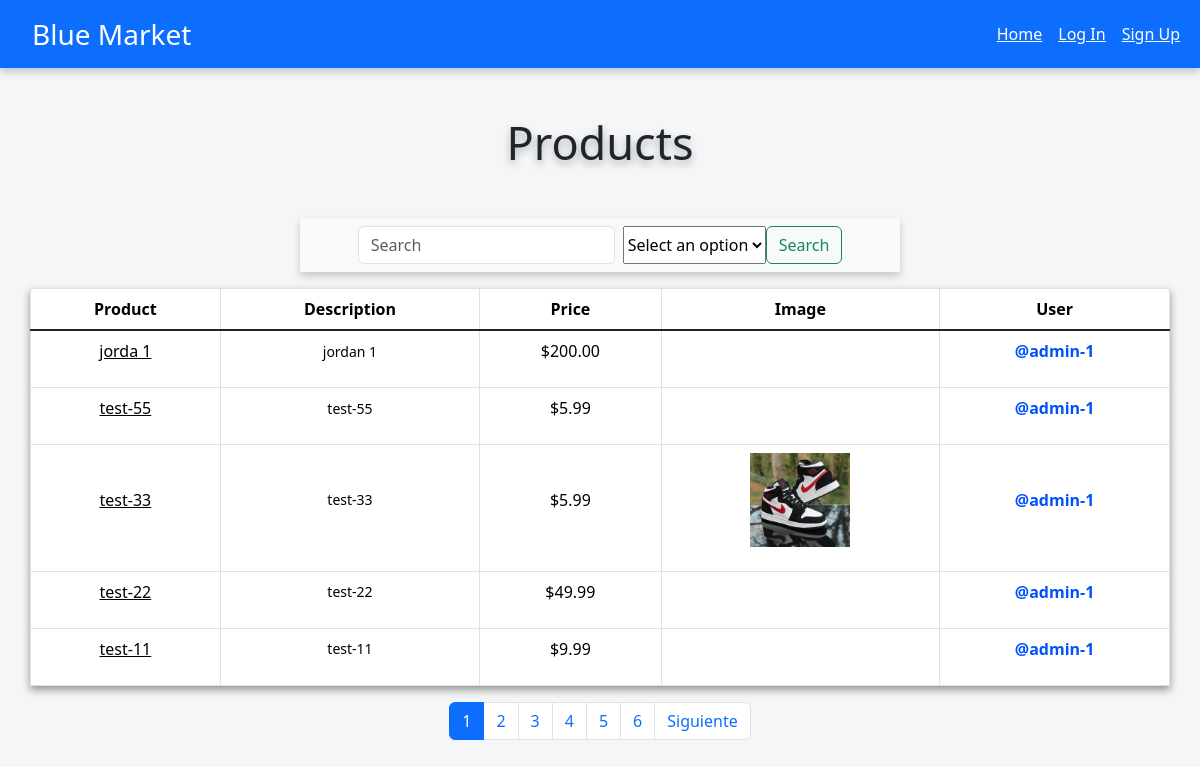
The page / on the database its author committed.
### products/models.py (models this page shows, shortened)
class Product(models.Model):
    title = models.CharField(max_length=250)
    description = models.TextField()
    price = models.DecimalField(max_digits=10, decimal_places=2)
    image = models.ImageField(upload_to="media", null=True)
    user = models.ForeignKey(settings.AUTH_USER_MODEL, on_delete=models.CASCADE)
    stock = models.IntegerField(default=0)
    created_at = models.DateTimeField(auto_now_add=True)
    class Meta:
        ordering = ['-created_at']

### accounts/models.py (models this page shows)
class CustomUser(AbstractUser):
    phone_number = PhoneNumberField(blank=True)
    def __str__(self):
        return self.username

### products/views.py (the view, shortened to what this page needs)
# urls.py: path("", home, name="home"),
def home(request):
	query = request.GET.get('search', '')
	order_by = request.GET.get('order_by', '')
	page = request.GET.get('page', 1)
	products = Product.objects.all()
	if query:
		products = products.filter(
			Q(title__icontains=query) |
			Q(description__icontains=query) |
			Q(price__icontains=query)
		)
	paginator = Paginator(products, 5)
	try:
		products = paginator.page(page)
	except:
		raise Http404
	data = {
		'products': products,
		'entity': products,
		'paginator': paginator,
		'query': query,
		'order_by': order_by,
	}
	return render(request, 'home.html', data)

### templates/home.html (shortened to what this page needs)
{% extends "base.html" %}
{% block content %}
<h2 class="text-center mt-5 mb-5 title">Products</h2>
<nav class="navbar bg-body-tertiary mb-3 w-50 mx-auto">
  <div class="container-fluid">
    <form class="d-flex mx-auto" role="search">
      <input class="form-control me-2 mx-auto" type="search" name="search" placeholder="Search" aria-label="Search" value="{{ query }}">
      <select name="order_by">
				<option value="">Select an option</option>
			</select>
      <button class="btn btn-outline-success" type="submit">Search</button>
    </form>
  </div>
</nav>
<table class="table table-bordered container text-center">
  <thead>
    <tr>
		<th>Product</th>
		<th>Description</th>
		<th>Price</th>
		<th>Image</th>
		<th>User</th>
	</tr>
  </thead>
  <tbody class="table-group-divider">
    {% for p in products %}
	<tr>
		<td><p class="title-product"><a href="{% url "detail_product" p.id %}">{{ p.title|truncatechars:30 }}</a></p></td>
		<td><p class="description-product">{{ p.description|truncatechars:30 }}</p></td>
		<td><p class="price-product">${{ p.price }}</p></td>
		<td><p><img src="{{ p.image.url }}" alt="{{ p.image.title }}" class="mx-auto d-block"></p></td>
		<td>
			<p><span class="username-product">@{{ p.user }}</span></p>
		</td>
	</tr>
	{% endfor %}
  </tbody>
</table>
<div>
	{% include 'paginator.html' %}
</div>
{% endblock %}

### static/blue_market/css/form.css (style rules this page uses)
body { height: 100vh; }
.form-container-login input, .form-container-signup input, { width: 100%; }

### static/blue_market/css/navbar-style.css (style rules this page uses)
body { background-color: #f5f6f7; }
nav { box-shadow: 0px 4px 8px rgba(0, 0, 0, 0.2); }

### static/blue_market/css/products-style.css (style rules this page uses)
.username-product { font-weight: 800; color: #0152fe; }
.description-product { font-size: 14px; }
h2 { text-shadow: 0px 4px 8px rgba(0, 0, 0, 0.3); font-size: 45px; }
table { margin: 0 auto; width: 100%; box-shadow: 0px 4px 8px rgba(0, 0, 0, 0.4); }
td, th { vertical-align: middle; text-align: center; }
button { display: block; }
img { width: 100px; }

### static/blue_market/css/product-detail.css (style rules this page uses)
.title-product a { color: black; }

### static/blue_market/css/product-confirm.css (style rules this page uses)
.title-product { font-size: 16px; }

### rows shown on the page
Product: title "jorda 1", description "jordan 1", price "200.00", user "admin-1"
Product: title "test-55", description "test-55", price "5.99", user "admin-1"
Product: title "test-33", description "test-33", price "5.99", image (picture), user "admin-1"
Product: title "test-22", description "test-22", price "49.99", user "admin-1"
Product: title "test-11", description "test-11", price "9.99", user "admin-1"

### other values the page prints
{{ page }} "1" "2" "3" "4" "5" "6"
